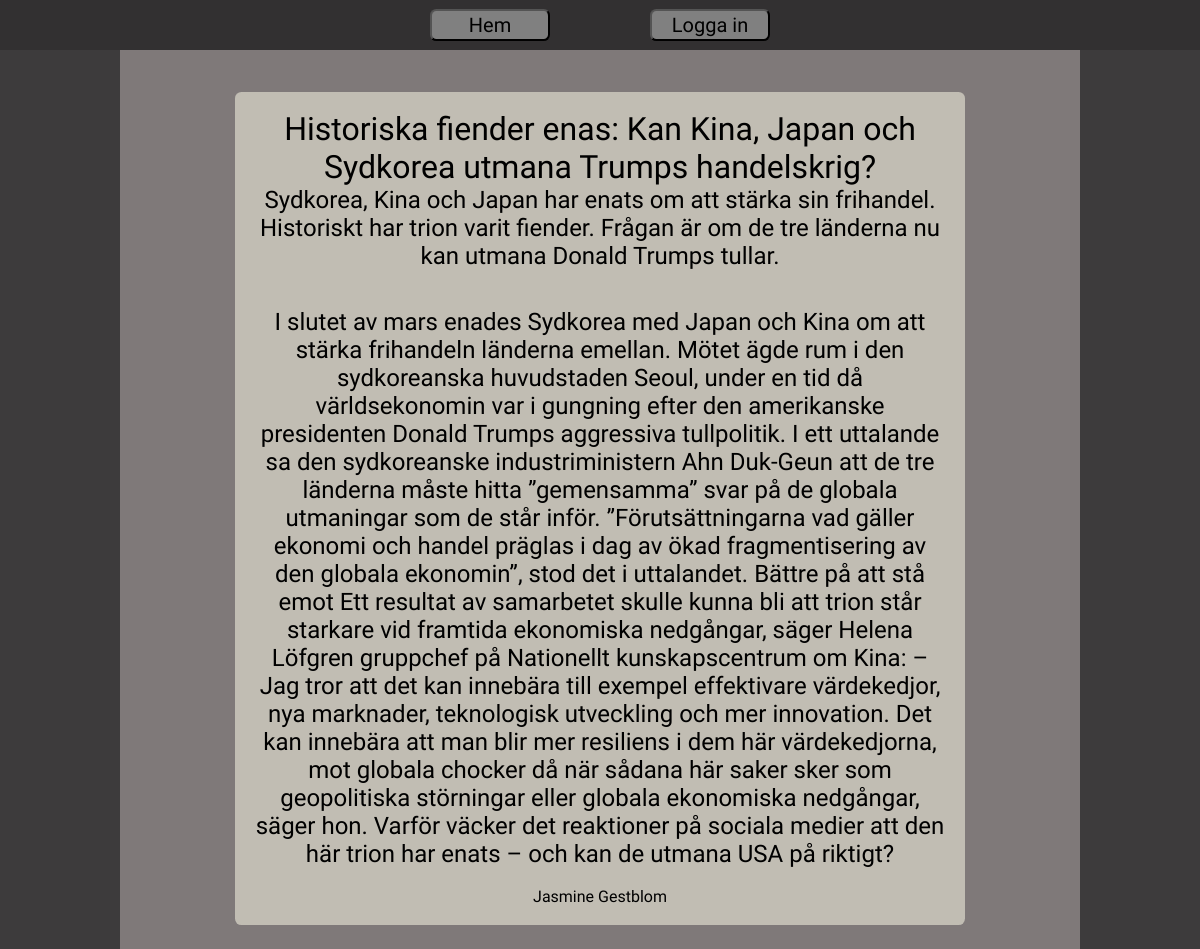
Page /article.php?id=2 on the committed database.
### tables this page shows
CREATE TABLE `tblarticle` (
  `id` int(11) NOT NULL,
  `rubrik` text NOT NULL,
  `ingress` text NOT NULL,
  `writer` text NOT NULL,
  `bread` text NOT NULL,
  `created` date NOT NULL DEFAULT current_timestamp()
);

### article.php (the view, shortened to what this page needs)
<!DOCTYPE html>
<?php
    $host = "localhost";
    $user = "root";
    $pass = "";
    $db="ama";
    $conn=mysqli_connect($host, $user, $pass, $db);
    if (isset($_GET['id']) && is_numeric($_GET['id'])) {
        $id = intval($_GET['id']); }
    $sql = "SELECT * FROM `tblarticle` WHERE `id` = $id";
    $result = mysqli_query($conn, $sql);
    $article = mysqli_fetch_assoc($result);
?>
<html lang="en">
<head>
    <link rel="stylesheet" href="stylesheet.css">
</head>
<body>
    <header>
        <button name="home" onclick="location.href='index.php'">Hem</button>
                    <button name="create" onclick="location.href='create.php'">Skapa</button>  <?php
        if(isset($_SESSION['role'])){
            $role = $_SESSION['role'];
            if($role == null){ ?>
                <button name="login" onclick="location.href='login.php'">Logga in</button> <?php
            } else { ?>
                <button name="logout" onclick="location.href='logout.php'">Logga ut</button> <?php }
        }else{ ?>
            <button name="login" onclick="location.href='login.php'">Logga in</button> <?php
        } ?>
    </header>
    <div class="middle">
        <div class="content">
            <h1><?=$article['rubrik']?></h1>
            <h2><?=$article['ingress']?></h2>
            <br> <br>
            <h2><?=$article['bread']?></h2>
            <br>
            <p><?=$article['writer']?></p>
        </div>
    </div>
</body>
</html>

### stylesheet.css (style rules this page uses)
* { padding: 0; margin: 0; box-sizing: border-box; font-family: "Tienne", serif; font-weight: 400; font-style: normal; }
body { background-color: #3D3B3C; display: flex; flex-direction: column; align-items: center; }
header { width: 100%; height: 50px; background: #323031; align-content: center; display: flex; flex-direction: row; gap: 100px; justify-content: center; align-items: center; }
button { max-height: 80%; width: 10%; font-size: auto; background: grey; border-radius: .4rem; }
header button { margin-top: auto; margin-bottom: auto; padding: 2px; font-size: 20px; }
.middle { position: relative; width: 80%; min-height: 95vh; background: #7F7979; display: flex; flex-direction: column; justify-content: center; align-items: center; padding: 2%; }
.content { width: 80%; height: auto; padding: 2%; background: #C1BDB3; border-radius: .4rem; display: flex; flex-direction: column; justify-content: center; align-items: center; text-align: center; margin-top: 2%; }

### article.php (style rules this page uses)
.middle { justify-content: none; align-items: left; text-align: left; }

### rows in the picture
tblarticle: rubrik "Historiska fiender enas: Kan Kina, Japan och Sydkorea utmana Trumps handelskrig?", ingress "Sydkorea, Kina och Japan har enats om att stärka sin frihandel. Historiskt har trion varit fiender. Frågan är om de tre länderna nu kan utmana Donald Trumps tullar.", bread "I slutet av mars enades Sydkorea med Japan och Kina om att stärka frihandeln länderna emellan. Mötet ägde rum i den sydkoreanska huvudstaden Seoul, under en tid då världsekonomin var i gungning efter den amerikanske presidenten Donald Trumps aggressiva tullpolitik. I ett uttalande sa den sydkoreanske industriministern Ahn Duk-Geun att de tre länderna måste hitta ”gemensamma” svar på de globala utmaningar som de står inför. ”Förutsättningarna vad gäller ekonomi och handel präglas i dag av ökad fragmentisering av den globala ekonomin”, stod det i uttalandet. Bättre på att stå emot Ett resultat av samarbetet skulle kunna bli att trion står starkare vid framtida ekonomiska nedgångar, säger…", writer "Jasmine Gestblom"
